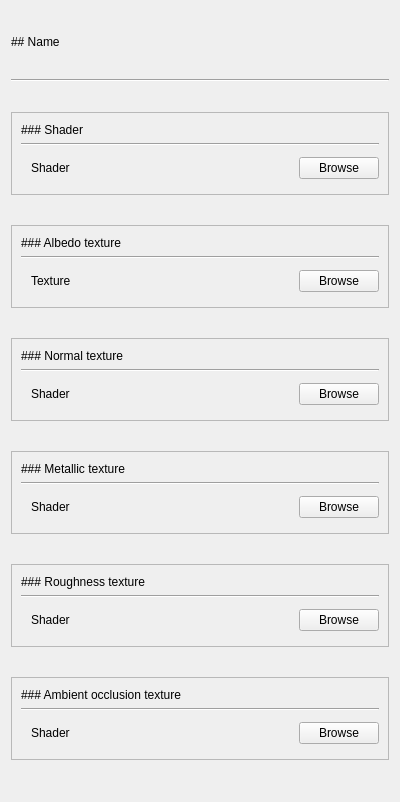
<?xml version="1.0" encoding="UTF-8"?>
<ui version="4.0">
 <class>editor::material_inspector_content</class>
 <widget class="browser_item_inspector_content" name="editor::material_inspector_content">
  <property name="geometry">
   <rect>
    <x>0</x>
    <y>0</y>
    <width>400</width>
    <height>802</height>
   </rect>
  </property>
  <property name="sizePolicy">
   <sizepolicy hsizetype="Preferred" vsizetype="Minimum">
    <horstretch>0</horstretch>
    <verstretch>0</verstretch>
   </sizepolicy>
  </property>
  <property name="windowTitle">
   <string>material_inspector_content</string>
  </property>
  <layout class="QVBoxLayout" name="verticalLayout_7">
   <property name="sizeConstraint">
    <enum>QLayout::SizeConstraint::SetDefaultConstraint</enum>
   </property>
   <item>
    <widget class="QLabel" name="Name">
     <property name="sizePolicy">
      <sizepolicy hsizetype="Preferred" vsizetype="Fixed">
       <horstretch>0</horstretch>
       <verstretch>0</verstretch>
      </sizepolicy>
     </property>
     <property name="text">
      <string>## Name</string>
     </property>
     <property name="textFormat">
      <enum>Qt::TextFormat::MarkdownText</enum>
     </property>
    </widget>
   </item>
   <item>
    <widget class="Line" name="line">
     <property name="sizePolicy">
      <sizepolicy hsizetype="Minimum" vsizetype="Fixed">
       <horstretch>0</horstretch>
       <verstretch>0</verstretch>
      </sizepolicy>
     </property>
     <property name="orientation">
      <enum>Qt::Orientation::Horizontal</enum>
     </property>
    </widget>
   </item>
   <item>
    <widget class="QFrame" name="frame">
     <property name="sizePolicy">
      <sizepolicy hsizetype="Preferred" vsizetype="Fixed">
       <horstretch>0</horstretch>
       <verstretch>0</verstretch>
      </sizepolicy>
     </property>
     <property name="frameShape">
      <enum>QFrame::Shape::StyledPanel</enum>
     </property>
     <property name="frameShadow">
      <enum>QFrame::Shadow::Raised</enum>
     </property>
     <layout class="QVBoxLayout" name="verticalLayout">
      <property name="topMargin">
       <number>10</number>
      </property>
      <property name="bottomMargin">
       <number>10</number>
      </property>
      <item>
       <widget class="QLabel" name="label">
        <property name="text">
         <string>### Shader</string>
        </property>
        <property name="textFormat">
         <enum>Qt::TextFormat::MarkdownText</enum>
        </property>
       </widget>
      </item>
      <item>
       <widget class="Line" name="line_2">
        <property name="orientation">
         <enum>Qt::Orientation::Horizontal</enum>
        </property>
       </widget>
      </item>
      <item>
       <widget class="QWidget" name="widget" native="true">
        <layout class="QHBoxLayout" name="horizontalLayout">
         <property name="leftMargin">
          <number>10</number>
         </property>
         <property name="topMargin">
          <number>5</number>
         </property>
         <property name="rightMargin">
          <number>0</number>
         </property>
         <property name="bottomMargin">
          <number>5</number>
         </property>
         <item>
          <widget class="QLabel" name="Shader">
           <property name="text">
            <string>Shader</string>
           </property>
          </widget>
         </item>
         <item>
          <widget class="QPushButton" name="BrowseShader">
           <property name="sizePolicy">
            <sizepolicy hsizetype="Fixed" vsizetype="Fixed">
             <horstretch>0</horstretch>
             <verstretch>0</verstretch>
            </sizepolicy>
           </property>
           <property name="text">
            <string>Browse</string>
           </property>
          </widget>
         </item>
        </layout>
       </widget>
      </item>
     </layout>
    </widget>
   </item>
   <item>
    <widget class="QFrame" name="frame_2">
     <property name="sizePolicy">
      <sizepolicy hsizetype="Preferred" vsizetype="Fixed">
       <horstretch>0</horstretch>
       <verstretch>0</verstretch>
      </sizepolicy>
     </property>
     <property name="frameShape">
      <enum>QFrame::Shape::StyledPanel</enum>
     </property>
     <property name="frameShadow">
      <enum>QFrame::Shadow::Raised</enum>
     </property>
     <layout class="QVBoxLayout" name="verticalLayout_2">
      <property name="topMargin">
       <number>10</number>
      </property>
      <property name="bottomMargin">
       <number>10</number>
      </property>
      <item>
       <widget class="QLabel" name="label_2">
        <property name="text">
         <string>### Albedo texture</string>
        </property>
        <property name="textFormat">
         <enum>Qt::TextFormat::MarkdownText</enum>
        </property>
       </widget>
      </item>
      <item>
       <widget class="Line" name="line_3">
        <property name="orientation">
         <enum>Qt::Orientation::Horizontal</enum>
        </property>
       </widget>
      </item>
      <item>
       <widget class="QWidget" name="widget_2" native="true">
        <layout class="QHBoxLayout" name="horizontalLayout_2">
         <property name="leftMargin">
          <number>10</number>
         </property>
         <property name="topMargin">
          <number>5</number>
         </property>
         <property name="rightMargin">
          <number>0</number>
         </property>
         <property name="bottomMargin">
          <number>5</number>
         </property>
         <item>
          <widget class="QLabel" name="Albedo">
           <property name="text">
            <string>Texture</string>
           </property>
          </widget>
         </item>
         <item>
          <widget class="QPushButton" name="BrowseAlbedo">
           <property name="sizePolicy">
            <sizepolicy hsizetype="Fixed" vsizetype="Fixed">
             <horstretch>0</horstretch>
             <verstretch>0</verstretch>
            </sizepolicy>
           </property>
           <property name="text">
            <string>Browse</string>
           </property>
          </widget>
         </item>
        </layout>
       </widget>
      </item>
     </layout>
    </widget>
   </item>
   <item>
    <widget class="QFrame" name="frame_3">
     <property name="sizePolicy">
      <sizepolicy hsizetype="Preferred" vsizetype="Fixed">
       <horstretch>0</horstretch>
       <verstretch>0</verstretch>
      </sizepolicy>
     </property>
     <property name="frameShape">
      <enum>QFrame::Shape::StyledPanel</enum>
     </property>
     <property name="frameShadow">
      <enum>QFrame::Shadow::Raised</enum>
     </property>
     <layout class="QVBoxLayout" name="verticalLayout_3">
      <property name="topMargin">
       <number>10</number>
      </property>
      <property name="bottomMargin">
       <number>10</number>
      </property>
      <item>
       <widget class="QLabel" name="label_3">
        <property name="text">
         <string>### Normal texture</string>
        </property>
        <property name="textFormat">
         <enum>Qt::TextFormat::MarkdownText</enum>
        </property>
       </widget>
      </item>
      <item>
       <widget class="Line" name="line_4">
        <property name="orientation">
         <enum>Qt::Orientation::Horizontal</enum>
        </property>
       </widget>
      </item>
      <item>
       <widget class="QWidget" name="widget_3" native="true">
        <layout class="QHBoxLayout" name="horizontalLayout_3">
         <property name="leftMargin">
          <number>10</number>
         </property>
         <property name="topMargin">
          <number>5</number>
         </property>
         <property name="rightMargin">
          <number>0</number>
         </property>
         <property name="bottomMargin">
          <number>5</number>
         </property>
         <item>
          <widget class="QLabel" name="Normal">
           <property name="text">
            <string>Shader</string>
           </property>
          </widget>
         </item>
         <item>
          <widget class="QPushButton" name="BrowseNormal">
           <property name="sizePolicy">
            <sizepolicy hsizetype="Fixed" vsizetype="Fixed">
             <horstretch>0</horstretch>
             <verstretch>0</verstretch>
            </sizepolicy>
           </property>
           <property name="text">
            <string>Browse</string>
           </property>
          </widget>
         </item>
        </layout>
       </widget>
      </item>
     </layout>
    </widget>
   </item>
   <item>
    <widget class="QFrame" name="frame_4">
     <property name="sizePolicy">
      <sizepolicy hsizetype="Preferred" vsizetype="Fixed">
       <horstretch>0</horstretch>
       <verstretch>0</verstretch>
      </sizepolicy>
     </property>
     <property name="frameShape">
      <enum>QFrame::Shape::StyledPanel</enum>
     </property>
     <property name="frameShadow">
      <enum>QFrame::Shadow::Raised</enum>
     </property>
     <layout class="QVBoxLayout" name="verticalLayout_4">
      <property name="topMargin">
       <number>10</number>
      </property>
      <property name="bottomMargin">
       <number>10</number>
      </property>
      <item>
       <widget class="QLabel" name="label_4">
        <property name="text">
         <string>### Metallic texture</string>
        </property>
        <property name="textFormat">
         <enum>Qt::TextFormat::MarkdownText</enum>
        </property>
       </widget>
      </item>
      <item>
       <widget class="Line" name="line_5">
        <property name="orientation">
         <enum>Qt::Orientation::Horizontal</enum>
        </property>
       </widget>
      </item>
      <item>
       <widget class="QWidget" name="widget_4" native="true">
        <layout class="QHBoxLayout" name="horizontalLayout_4">
         <property name="leftMargin">
          <number>10</number>
         </property>
         <property name="topMargin">
          <number>5</number>
         </property>
         <property name="rightMargin">
          <number>0</number>
         </property>
         <property name="bottomMargin">
          <number>5</number>
         </property>
         <item>
          <widget class="QLabel" name="Metallic">
           <property name="text">
            <string>Shader</string>
           </property>
          </widget>
         </item>
         <item>
          <widget class="QPushButton" name="BrowseMetallic">
           <property name="sizePolicy">
            <sizepolicy hsizetype="Fixed" vsizetype="Fixed">
             <horstretch>0</horstretch>
             <verstretch>0</verstretch>
            </sizepolicy>
           </property>
           <property name="text">
            <string>Browse</string>
           </property>
          </widget>
         </item>
        </layout>
       </widget>
      </item>
     </layout>
    </widget>
   </item>
   <item>
    <widget class="QFrame" name="frame_5">
     <property name="sizePolicy">
      <sizepolicy hsizetype="Preferred" vsizetype="Fixed">
       <horstretch>0</horstretch>
       <verstretch>0</verstretch>
      </sizepolicy>
     </property>
     <property name="frameShape">
      <enum>QFrame::Shape::StyledPanel</enum>
     </property>
     <property name="frameShadow">
      <enum>QFrame::Shadow::Raised</enum>
     </property>
     <layout class="QVBoxLayout" name="verticalLayout_5">
      <property name="topMargin">
       <number>10</number>
      </property>
      <property name="bottomMargin">
       <number>10</number>
      </property>
      <item>
       <widget class="QLabel" name="label_5">
        <property name="text">
         <string>### Roughness texture</string>
        </property>
        <property name="textFormat">
         <enum>Qt::TextFormat::MarkdownText</enum>
        </property>
       </widget>
      </item>
      <item>
       <widget class="Line" name="line_6">
        <property name="orientation">
         <enum>Qt::Orientation::Horizontal</enum>
        </property>
       </widget>
      </item>
      <item>
       <widget class="QWidget" name="widget_5" native="true">
        <layout class="QHBoxLayout" name="horizontalLayout_5">
         <property name="leftMargin">
          <number>10</number>
         </property>
         <property name="topMargin">
          <number>5</number>
         </property>
         <property name="rightMargin">
          <number>0</number>
         </property>
         <property name="bottomMargin">
          <number>5</number>
         </property>
         <item>
          <widget class="QLabel" name="Roughness">
           <property name="text">
            <string>Shader</string>
           </property>
          </widget>
         </item>
         <item>
          <widget class="QPushButton" name="BrowseRoughness">
           <property name="sizePolicy">
            <sizepolicy hsizetype="Fixed" vsizetype="Fixed">
             <horstretch>0</horstretch>
             <verstretch>0</verstretch>
            </sizepolicy>
           </property>
           <property name="text">
            <string>Browse</string>
           </property>
          </widget>
         </item>
        </layout>
       </widget>
      </item>
     </layout>
    </widget>
   </item>
   <item>
    <widget class="QFrame" name="frame_6">
     <property name="sizePolicy">
      <sizepolicy hsizetype="Preferred" vsizetype="Fixed">
       <horstretch>0</horstretch>
       <verstretch>0</verstretch>
      </sizepolicy>
     </property>
     <property name="frameShape">
      <enum>QFrame::Shape::StyledPanel</enum>
     </property>
     <property name="frameShadow">
      <enum>QFrame::Shadow::Raised</enum>
     </property>
     <layout class="QVBoxLayout" name="verticalLayout_6">
      <property name="topMargin">
       <number>10</number>
      </property>
      <property name="bottomMargin">
       <number>10</number>
      </property>
      <item>
       <widget class="QLabel" name="label_6">
        <property name="text">
         <string>### Ambient occlusion texture</string>
        </property>
        <property name="textFormat">
         <enum>Qt::TextFormat::MarkdownText</enum>
        </property>
       </widget>
      </item>
      <item>
       <widget class="Line" name="line_7">
        <property name="orientation">
         <enum>Qt::Orientation::Horizontal</enum>
        </property>
       </widget>
      </item>
      <item>
       <widget class="QWidget" name="widget_6" native="true">
        <layout class="QHBoxLayout" name="horizontalLayout_6">
         <property name="leftMargin">
          <number>10</number>
         </property>
         <property name="topMargin">
          <number>5</number>
         </property>
         <property name="rightMargin">
          <number>0</number>
         </property>
         <property name="bottomMargin">
          <number>5</number>
         </property>
         <item>
          <widget class="QLabel" name="AO">
           <property name="text">
            <string>Shader</string>
           </property>
          </widget>
         </item>
         <item>
          <widget class="QPushButton" name="BrowseAO">
           <property name="sizePolicy">
            <sizepolicy hsizetype="Fixed" vsizetype="Fixed">
             <horstretch>0</horstretch>
             <verstretch>0</verstretch>
            </sizepolicy>
           </property>
           <property name="text">
            <string>Browse</string>
           </property>
          </widget>
         </item>
        </layout>
       </widget>
      </item>
     </layout>
    </widget>
   </item>
  </layout>
 </widget>
 <customwidgets>
  <customwidget>
   <class>browser_item_inspector_content</class>
   <extends>QWidget</extends>
   <header>browser_item_inspector_content.h</header>
   <container>1</container>
  </customwidget>
 </customwidgets>
 <resources/>
 <connections/>
</ui>
